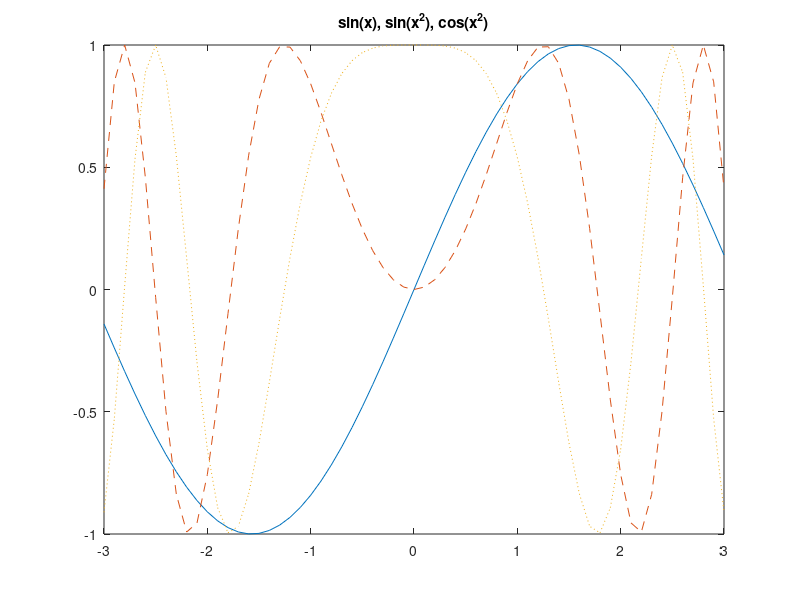

This figure's MATLAB source:
f1=figure(1); clf reset
set(f1,'units','normalized','position',[0.3652 0.3008 0.6016 0.6016])
x=-3:0.1:3;
y1=sin(x);
y2=sin(x.^2);
y3=cos(x.^2);
plot(x,y1,x,y2,'--',x,y3,':')
title('sin(x), sin(x^2), cos(x^2)')
